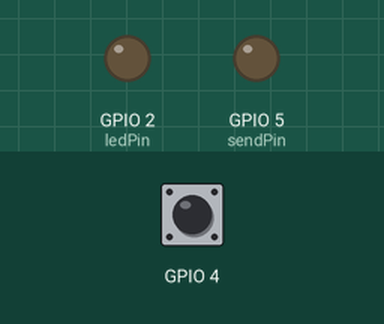
Bench run of a sketch on a simulated ESP32. On the bench: output pins drawn as LEDs (lit = HIGH). The inputs (shaded band) are chosen by the test bench; at power-on: GPIO 4 HIGH. What the sketch prints to the serial monitor is not drawn.

Above: at 1.2 s.
1.3 s: GPIO 4 pulled LOW for 0.15 s
At 1.37 s:
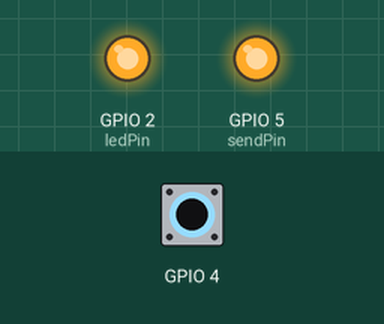
2.9 s: GPIO 4 pulled LOW for 3.2 s
At 7.3 s:
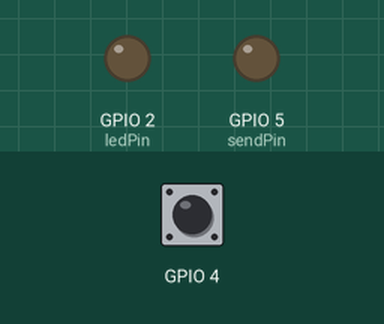
Timing chart, 0 to 8.8 s (numbered marks = the images above; inputs shaded):
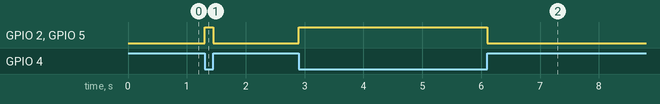

The sketch:

ESP32TouchLED.ino
```cpp
// ESP32 Touch LED Example Code
// By Kreezy(KRosa) 1.28.2018

// Connect a male to male jumper to Pin D4 for touch sensing


int pinValue = 0;     // Variable to store the touch value
int ledPin = 2;       // Onboard LED on Pin 2
int sendPin = 5;      // Connect LED (or anything you please) to Pin 5
int switchState = 0;  // Variable to store the switch state for our switch case code

void setup()
{
  Serial.begin(115200);         // starts serial monitor
  pinMode(ledPin, OUTPUT);      // declaring our pins as outputs
  pinMode(sendPin, OUTPUT);

}

void loop()
{
  Serial.println(touchRead(T0));  // prints the touch value (T0 = Touch 0 = Pin D4)

  pinValue = touchRead(T0);       // we store that value to pinValue variable

  if (pinValue < 50) {            // if the value is less than 50
  switchState = 1;                // we set switchState to 1
  } else {
  switchState = 0;                // if the value is over 50
  }                               // we set switchState to 0

  switch (switchState) {          // this is our switch case

    case 0:                         // if switchState is 0 both pins or OFF
      digitalWrite(ledPin, LOW);
      digitalWrite(sendPin, LOW);
      break;
    case 1:                         // if switchState is 1 than both pins are ON
      digitalWrite(ledPin, HIGH);
      digitalWrite(sendPin, HIGH);
      break;
  }

}  // The END :} Kreezy..
```

Measured:
- after the input at 1.3 s, GPIO 2 (ledPin), GPIO 5 (sendPin): LOW → HIGH at once, → LOW 0.15 s later
- after the input at 2.9 s, GPIO 2 (ledPin), GPIO 5 (sendPin): LOW → HIGH at once, → LOW 3.2 s later
